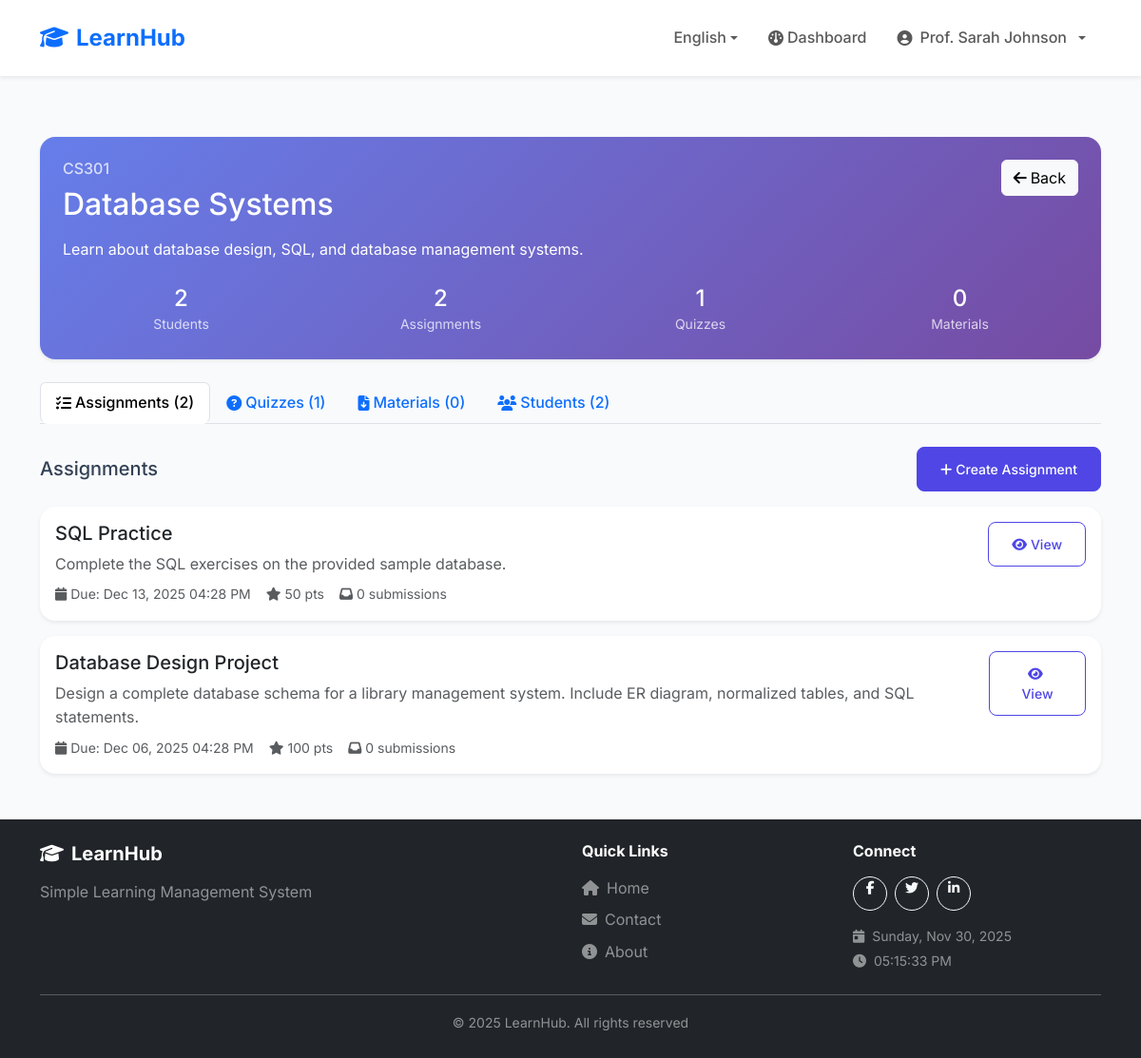
Page /teacher/course-details.php?id=1 (signed in) on the committed database.
### tables this page shows
CREATE TABLE users (
    id INT AUTO_INCREMENT PRIMARY KEY,
    username VARCHAR(50) UNIQUE NOT NULL,
    email VARCHAR(100) UNIQUE NOT NULL,
    password VARCHAR(255) NOT NULL,
    full_name VARCHAR(100) NOT NULL,
    role ENUM('student', 'teacher', 'admin') DEFAULT 'student',
    status ENUM('pending', 'approved', 'rejected', 'suspended') DEFAULT 'approved',
    student_id VARCHAR(20) NULL,
    profile_picture VARCHAR(255) NULL,
    phone VARCHAR(20) NULL,
    bio TEXT NULL,
    verification_token VARCHAR(100) NULL,
    verification_document VARCHAR(255) NULL,
    verified_at TIMESTAMP NULL,
    verified_by INT NULL,
    created_at TIMESTAMP DEFAULT CURRENT_TIMESTAMP,
    FOREIGN KEY (verified_by) REFERENCES users(id) ON DELETE SET NULL
);

CREATE TABLE courses (
    id INT AUTO_INCREMENT PRIMARY KEY,
    teacher_id INT NOT NULL,
    course_code VARCHAR(20) NOT NULL,
    course_name VARCHAR(100) NOT NULL,
    description TEXT,
    created_at TIMESTAMP DEFAULT CURRENT_TIMESTAMP,
    FOREIGN KEY (teacher_id) REFERENCES users(id) ON DELETE CASCADE
);

CREATE TABLE assignments (
    id INT AUTO_INCREMENT PRIMARY KEY,
    course_id INT NOT NULL,
    title VARCHAR(200) NOT NULL,
    description TEXT,
    due_date DATETIME NOT NULL,
    total_points INT DEFAULT 100,
    file_name VARCHAR(255) NULL,
    file_path VARCHAR(500) NULL,
    created_at TIMESTAMP DEFAULT CURRENT_TIMESTAMP,
    FOREIGN KEY (course_id) REFERENCES courses(id) ON DELETE CASCADE
);

### config/languages.php (called while the page is built, shortened)
<?php
$currentLanguage = $_SESSION['language'];
$translationFile = __DIR__ . '/../lang/' . $currentLanguage . '.php';
if (file_exists($translationFile)) {
    $translations = require $translationFile;
} else {
    $translations = require __DIR__ . '/../lang/en.php';
}
function __($key) {
    global $translations;
    return $translations[$key] ?? $key;
}
function getCurrentLanguage() {
    return $_SESSION['language'] ?? 'en';
}
function getLanguageDirection() {
    $rtlLanguages = ['ar'];
    return in_array(getCurrentLanguage(), $rtlLanguages) ? 'rtl' : 'ltr';
}

### config/helpers/auth.php (called while the page is built, shortened)
<?php
function isLoggedIn() {
    return isset($_SESSION['user_id']);
}
function getCurrentUser() {
    global $pdo;
    if ($pdo) {
        $stmt = $pdo->prepare("SELECT * FROM users WHERE id = ?");
        $stmt->execute([$_SESSION['user_id']]);
        return $stmt->fetch();
    }
    return [
        'id' => $_SESSION['user_id'] ?? null,
        'full_name' => $_SESSION['user_name'] ?? '',
        'role' => $_SESSION['user_role'] ?? ''
    ];
}
function hasRole($role) {
    return isset($_SESSION['user_role']) && $_SESSION['user_role'] === $role;
}
?>

### config/helpers/validation.php (called while the page is built, shortened)
<?php
function sanitize($input) {
    return htmlspecialchars(trim($input), ENT_QUOTES, 'UTF-8');
}
?>

### config/helpers/formatting.php (called while the page is built, shortened)
<?php
function formatDate($date, $format = 'M d, Y h:i A') {
    return date($format, strtotime($date));
}
?>

### teacher/course-details.php (the view, shortened to what this page needs)
<?php
require_once '../config/config.php';
$courseId = $_GET['id'] ?? 0;
$user = getCurrentUser();
$stmt = $pdo->prepare("
    SELECT c.*,
           (SELECT COUNT(*) FROM enrollments WHERE course_id = c.id) as student_count,
           (SELECT COUNT(*) FROM assignments WHERE course_id = c.id) as assignment_count,
           (SELECT COUNT(*) FROM quizzes WHERE course_id = c.id) as quiz_count,
           (SELECT COUNT(*) FROM materials WHERE course_id = c.id) as material_count
    FROM courses c
    WHERE c.id = ? AND c.teacher_id = ?
");
$stmt->execute([$courseId, $user['id']]);
$course = $stmt->fetch();
$stmt = $pdo->prepare("
    SELECT a.*,
           (SELECT COUNT(*) FROM submissions WHERE assignment_id = a.id) as submission_count,
           (SELECT COUNT(*) FROM submissions WHERE assignment_id = a.id AND grade IS NULL) as pending_count
    FROM assignments a
    WHERE a.course_id = ?
    ORDER BY a.due_date DESC
");
$stmt->execute([$courseId]);
$assignments = $stmt->fetchAll();
$stmt = $pdo->prepare("
    SELECT q.*,
           (SELECT COUNT(DISTINCT student_id) FROM quiz_attempts WHERE quiz_id = q.id) as attempt_count
    FROM quizzes q
    WHERE q.course_id = ?
    ORDER BY q.created_at DESC
");
$stmt->execute([$courseId]);
$quizzes = $stmt->fetchAll();
$stmt = $pdo->prepare("
    SELECT m.*
    FROM materials m
    WHERE m.course_id = ?
    ORDER BY m.uploaded_at DESC
");
$stmt->execute([$courseId]);
$materials = $stmt->fetchAll();
$stmt = $pdo->prepare("
    SELECT u.id, u.full_name, u.email, e.enrolled_at
    FROM enrollments e
    JOIN users u ON e.student_id = u.id
    WHERE e.course_id = ?
    ORDER BY e.enrolled_at DESC
");
$stmt->execute([$courseId]);
$students = $stmt->fetchAll();
include '../includes/header.php';
?>
<div class="container my-5">
    <div class="card border-0 shadow-sm mb-4" style="background: linear-gradient(135deg, #667eea 0%, #764ba2 100%);">
        <div class="card-body text-white p-4">
            <div class="d-flex justify-content-between align-items-start">
                <div>
                    <h6 class="opacity-75 mb-2"><?= sanitize($course['course_code']) ?></h6>
                    <h2 class="mb-3"><?= sanitize($course['course_name']) ?></h2>
                    <p class="mb-0 opacity-90"><?= sanitize($course['description'] ?: 'No description') ?></p>
                </div>
                <a href="courses.php" class="btn btn-light">
                    <i class="fas fa-arrow-left me-1"></i>Back
                </a>
            </div>
            <div class="row mt-4">
                <div class="col-6 col-md-3 text-center">
                    <h4 class="mb-0"><?= $course['student_count'] ?></h4>
                    <small class="opacity-75">Students</small>
                </div>
                <div class="col-6 col-md-3 text-center">
                    <h4 class="mb-0"><?= $course['assignment_count'] ?></h4>
                    <small class="opacity-75">Assignments</small>
                </div>
                <div class="col-6 col-md-3 text-center">
                    <h4 class="mb-0"><?= $course['quiz_count'] ?></h4>
                    <small class="opacity-75">Quizzes</small>
                </div>
                <div class="col-6 col-md-3 text-center">
                    <h4 class="mb-0"><?= $course['material_count'] ?></h4>
                    <small class="opacity-75">Materials</small>
                </div>
            </div>
        </div>
    </div>
    <ul class="nav nav-tabs mb-4" role="tablist">
        <li class="nav-item" role="presentation">
            <button class="nav-link active" data-bs-toggle="tab" data-bs-target="#assignments-tab" type="button">
                <i class="fas fa-tasks me-1"></i>Assignments (<?= count($assignments) ?>)
            </button>
        </li>
        <li class="nav-item" role="presentation">
            <button class="nav-link" data-bs-toggle="tab" data-bs-target="#quizzes-tab" type="button">
                <i class="fas fa-question-circle me-1"></i>Quizzes (<?= count($quizzes) ?>)
            </button>
        </li>
        <li class="nav-item" role="presentation">
            <button class="nav-link" data-bs-toggle="tab" data-bs-target="#materials-tab" type="button">
                <i class="fas fa-file-download me-1"></i>Materials (<?= count($materials) ?>)
            </button>
        </li>
        <li class="nav-item" role="presentation">
            <button class="nav-link" data-bs-toggle="tab" data-bs-target="#students-tab" type="button">
                <i class="fas fa-users me-1"></i>Students (<?= count($students) ?>)
            </button>
        </li>
    </ul>
    <div class="tab-content">
        <div class="tab-pane fade show active" id="assignments-tab">
            <div class="d-flex justify-content-between align-items-center mb-3">
                <h5 class="mb-0">Assignments</h5>
                <a href="create-assignment.php?course_id=<?= $courseId ?>" class="btn btn-primary btn-sm">
                    <i class="fas fa-plus me-1"></i>Create Assignment
                </a>
            </div>
            <?php if (empty($assignments)): ?>
                <div class="card border-0 shadow-sm">
                    <div class="card-body text-center py-5">
                        <i class="fas fa-tasks fa-3x text-muted mb-3"></i>
                        <p class="text-muted">No assignments yet</p>
                        <a href="create-assignment.php?course_id=<?= $courseId ?>" class="btn btn-primary">
                            <i class="fas fa-plus me-1"></i>Create First Assignment
                        </a>
                    </div>
                </div>
            <?php else: ?>
                <div class="row g-3">
                    <?php foreach ($assignments as $assignment): ?>
                        <div class="col-12">
                            <div class="card border-0 shadow-sm">
                                <div class="card-body">
                                    <div class="d-flex justify-content-between align-items-start">
                                        <div class="flex-grow-1">
                                            <h5 class="mb-2"><?= sanitize($assignment['title']) ?></h5>
                                            <p class="text-muted mb-2"><?= sanitize($assignment['description'] ?: 'No description') ?></p>
                                            <div class="d-flex gap-3 text-muted small">
                                                <span><i class="fas fa-calendar me-1"></i>Due: <?= formatDate($assignment['due_date']) ?></span>
                                                <span><i class="fas fa-star me-1"></i><?= $assignment['total_points'] ?> pts</span>
                                                <span><i class="fas fa-inbox me-1"></i><?= $assignment['submission_count'] ?> submissions</span>
                                            </div>
                                        </div>
                                        <a href="gradebook.php?assignment_id=<?= $assignment['id'] ?>" class="btn btn-outline-primary btn-sm">
                                            <i class="fas fa-eye me-1"></i>View
                                        </a>
                                    </div>
                                </div>
                            </div>
                        </div>
                    <?php endforeach; ?>
                </div>
            <?php endif; ?>
        </div>
    </div>
</div>
<?php include '../includes/footer.php'; ?>

### includes/header.php (shortened to what this page needs)
<?php
$currentUser = getCurrentUser();
?>
<!DOCTYPE html>
<html lang="<?= getCurrentLanguage() ?>" dir="<?= getLanguageDirection() ?>">
<head>
    <link href="https://cdn.jsdelivr.net/npm/bootstrap@5.3.2/dist/css/bootstrap.min.css" rel="stylesheet">
    <link rel="stylesheet" href="https://cdnjs.cloudflare.com/ajax/libs/font-awesome/6.4.2/css/all.min.css">
    <link rel="stylesheet" href="<?= SITE_URL ?>/assets/css/style.css?v=<?= time() ?>">
</head>
<body>
    <nav class="navbar navbar-expand-lg navbar-light bg-white shadow-sm sticky-top">
        <div class="container">
            <a class="navbar-brand fw-bold text-primary" href="<?= SITE_URL ?>">
                <i class="fas fa-graduation-cap <?= getLanguageDirection() === 'rtl' ? 'ms-2' : 'me-2' ?>"></i><?= SITE_NAME ?>
            </a>
            <div class="collapse navbar-collapse" id="navbarNav">
                <ul class="navbar-nav <?= getLanguageDirection() === 'rtl' ? 'me-auto' : 'ms-auto' ?> align-items-center">
                    <li class="nav-item dropdown">
                        <a class="nav-link dropdown-toggle" href="#" id="langDropdown" role="button" data-bs-toggle="dropdown">
                            <?= AVAILABLE_LANGUAGES[getCurrentLanguage()]['flag'] ?> <?= AVAILABLE_LANGUAGES[getCurrentLanguage()]['name'] ?>
                        </a>
                    </li>
                    <?php if (isLoggedIn()): ?>
                        <?php if (hasRole('teacher') && !hasRole('admin')): ?>
                            <li class="nav-item">
                                <a class="nav-link" href="<?= SITE_URL ?>/teacher/index.php">
                                    <i class="fas fa-gauge <?= getLanguageDirection() === 'rtl' ? 'ms-1' : 'me-1' ?>"></i><?= __('dashboard') ?>
                                </a>
                            </li>
                        <?php endif; ?>
                        <li class="nav-item dropdown">
                            <a class="nav-link dropdown-toggle d-flex align-items-center gap-2" href="#" id="userDropdown" role="button" data-bs-toggle="dropdown">
                                <?php if (!empty($currentUser['profile_picture'])): ?>
                                    <img src="<?= SITE_URL ?>/uploads/<?= sanitize($currentUser['profile_picture']) ?>"
                                         class="rounded-circle"
                                         class="rounded-circle avatar-sm"
                                         alt="<?= sanitize($currentUser['full_name']) ?>">
                                <?php else: ?>
                                    <i class="fas fa-user-circle"></i>
                                <?php endif; ?>
                                <span><?= sanitize($currentUser['full_name']) ?></span>
                            </a>
                        </li>
                    <?php endif; ?>
                </ul>
            </div>
        </div>
    </nav>
    <main>

### rows in the picture
users: full_name "Prof. Sarah Johnson"
courses: course_code "CS301", course_name "Database Systems", description "Learn about database design, SQL, and database management systems."
assignments: title "SQL Practice", description "Complete the SQL exercises on the provided sample database.", due_date "Dec 13, 2025 04:28 PM", total_points "50", submission_count "0"
assignments: title "Database Design Project", description "Design a complete database schema for a library management system. Include ER diagram, normalized tables, and SQL statements.", due_date "Dec 06, 2025 04:28 PM", total_points "100", submission_count "0"

### other values in the picture
SITE_NAME "LearnHub"
AVAILABLE_LANGUAGES[getCurrentLanguage()]['name'] "English"
__('dashboard') "Dashboard"
$course['student_count'] "2"
$course['assignment_count'] "2"
$course['quiz_count'] "1"
$course['material_count'] "0"
count($assignments) "2"
count($quizzes) "1"
count($materials) "0"
count($students) "2"
__('simple_lms') "Simple Learning Management System"
__('quick_links') "Quick Links"
__('home') "Home"
__('contact') "Contact"
